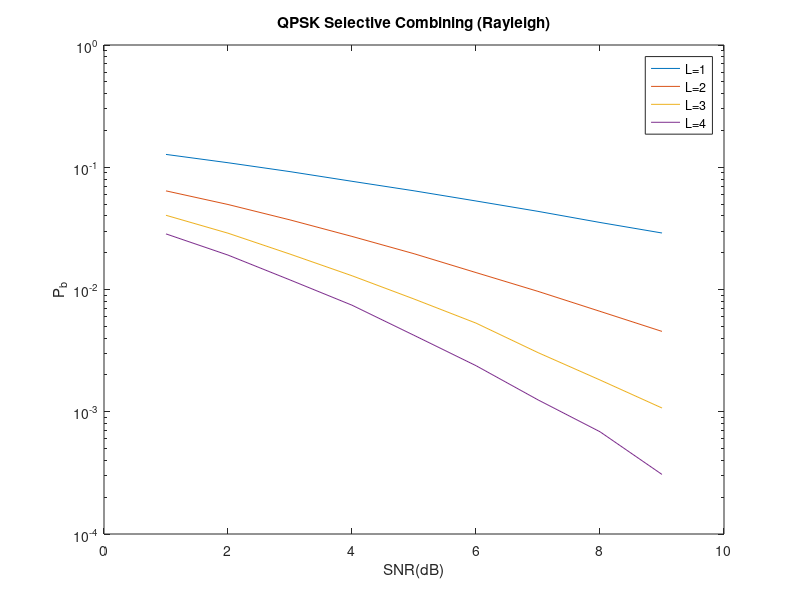
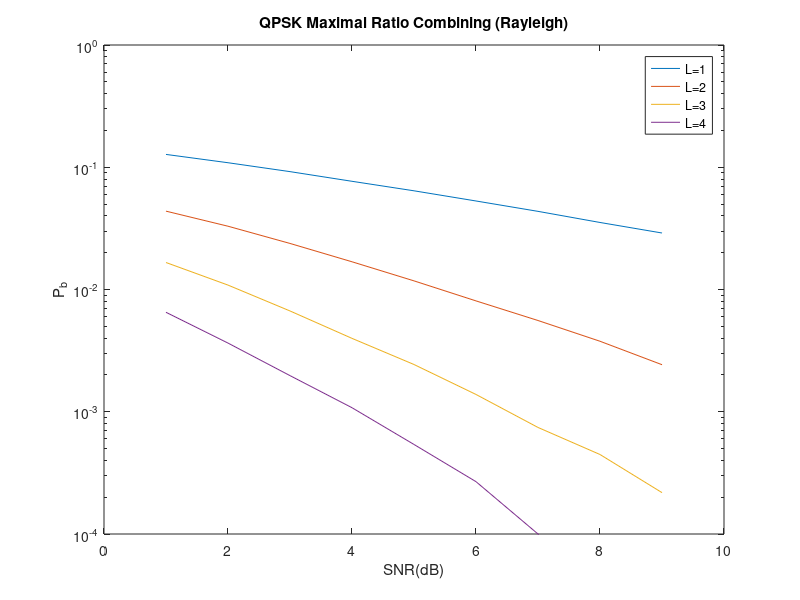
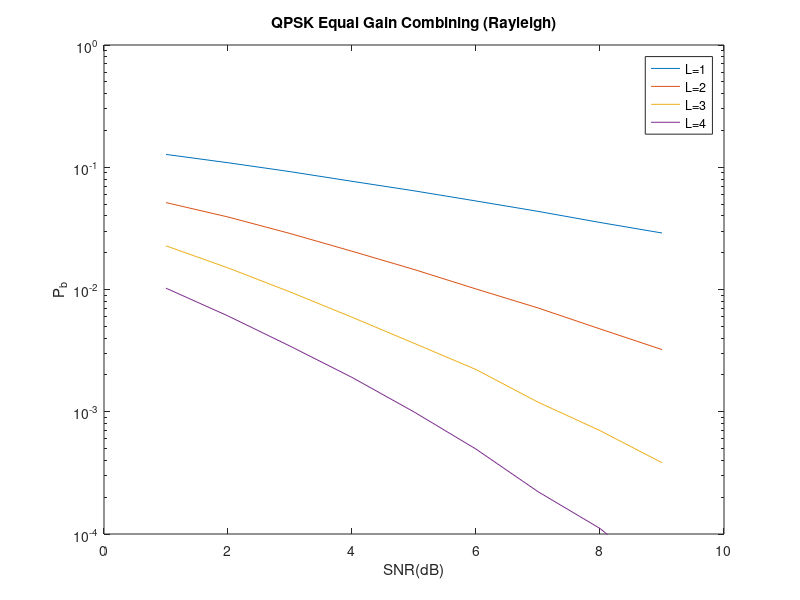
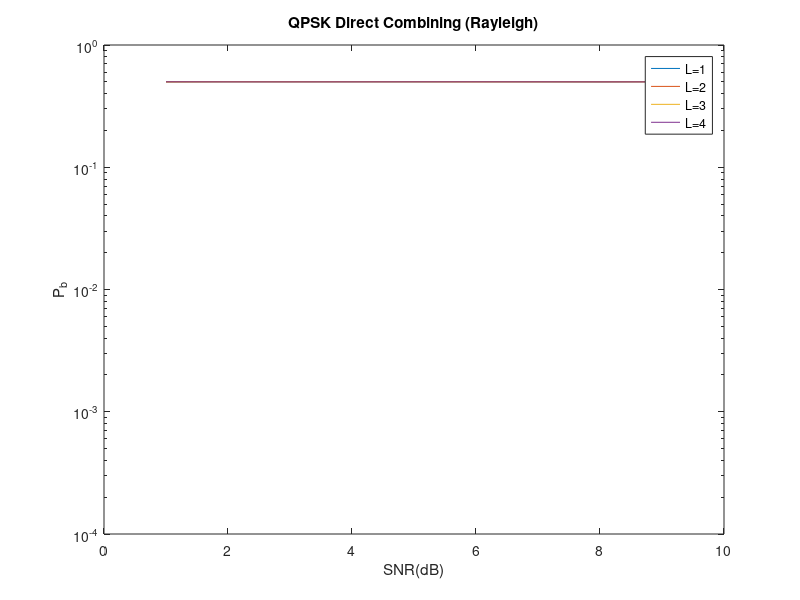

The MATLAB source for these figures, in order:
clear all; clc;

Pb = zeros(4,9,4); % bit error rate
n = 10^6; % the number of input bits
QPSKrandSignal = sign(randn(1,n)); % random QPSK random signal -1 and 1
SNR = 1:9; % Es/No (dB)

for L = 1:4 % L is diversity branches
    r = zeros(L,n); % the received complex envelopes of the diversity branches
    
    for i = 1:9 % i is SNR Es/No
        rayleigh_fading = (1/sqrt(2))*(randn(L,n)+j*randn(L,n)); % complex rayleigh fading gain
        noise = sqrt((1/(10^(i/10)))*0.5)*(randn(L,n)+j*randn(L,n)); % received noise
        
        for k = 1:L
            r(k,:) = QPSKrandSignal.*(rayleigh_fading(k,:))+noise(k,:); % received complex signal
            r_gain(k,:) = abs(r(k,:)); % The length of received complex signal
        end
        
        %-----  SC  ------%
        if L == 1
            rd = (r./exp(j*angle(rayleigh_fading)));
        else
            [u,v] = max(r_gain);
            rd = sum((sparse(v,[1:n],1)).*r)./exp(j*angle(sum((sparse(v,[1:n],1)).*rayleigh_fading)));
        end
        rd = sign(real(rd));
        Pb(1,i,L) = sum(rd~=QPSKrandSignal)/n; % Compare with origin transmitted signal to calculate bit error rate
        %-----------------%
        
        %-----  MRC  -----%
        if L == 1
            rd = r.*conj(rayleigh_fading);
        else
            rd = sum(r.*conj(rayleigh_fading));
        end   
        rd = sign(real(rd));
        Pb(2,i,L) = sum(rd~=QPSKrandSignal)/n; % Compare with origin transmitted signal to calculate bit error rate
        %-----------------%
        
        %-----  EGC  -----%
        if L == 1
            rd = (r./exp(j*angle(rayleigh_fading)));
        else
            rd = sum(r./exp(j*angle(rayleigh_fading)));
        end   
        rd = sign(real(rd));
        Pb(3,i,L) = sum(rd~=QPSKrandSignal)/n; % Compare with origin transmitted signal to calculate bit error rate
        %-----------------%
        
        %-----  DC  ------%
        if L == 1
            rd = (r);
        else
            rd = sum(r);
        end  
        rd = sign(real(rd));
        Pb(4,i,L) = sum(rd~=QPSKrandSignal)/n; % Compare with origin transmitted signal to calculate bit error rate
        %-----------------%
    end
end

figure('name','QPSK Selective Combining (Rayleigh)');
semilogy(SNR,Pb(1,:,1),SNR,Pb(1,:,2),SNR,Pb(1,:,3),SNR,Pb(1,:,4));
title('QPSK Selective Combining (Rayleigh)');
xlabel('SNR(dB)');ylabel('P_b');
legend('L=1','L=2','L=3','L=4');ylim([10^-4 10^0]);
saveas(gcf,'Result\QPSK Selective Combining (Rayleigh).jpg');

figure('name','QPSK Maximal Ratio Combining (Rayleigh)');
semilogy(SNR,Pb(2,:,1),SNR,Pb(2,:,2),SNR,Pb(2,:,3),SNR,Pb(2,:,4));
title('QPSK Maximal Ratio Combining (Rayleigh)');
xlabel('SNR(dB)');ylabel('P_b');
legend('L=1','L=2','L=3','L=4');ylim([10^-4 10^0]);
saveas(gcf,'Result\QPSK Maximal Ratio Combining (Rayleigh).jpg');

figure('name','QPSK Equal Gain Combining (Rayleigh)');
semilogy(SNR,Pb(3,:,1),SNR,Pb(3,:,2),SNR,Pb(3,:,3),SNR,Pb(3,:,4));
title('QPSK Equal Gain Combining (Rayleigh)');
xlabel('SNR(dB)');ylabel('P_b');
legend('L=1','L=2','L=3','L=4');ylim([10^-4 10^0]);
saveas(gcf,'Result\QPSK Equal Gain Combining (Rayleigh).jpg');

figure('name','QPSK Direct Combining (Rayleigh)');
semilogy(SNR,Pb(4,:,1),SNR,Pb(4,:,2),SNR,Pb(4,:,3),SNR,Pb(4,:,4));
title('QPSK Direct Combining (Rayleigh)');
xlabel('SNR(dB)');ylabel('P_b');
legend('L=1','L=2','L=3','L=4');ylim([10^-4 10^0]);
saveas(gcf,'Result\QPSK Direct Combining (Rayleigh).jpg');
